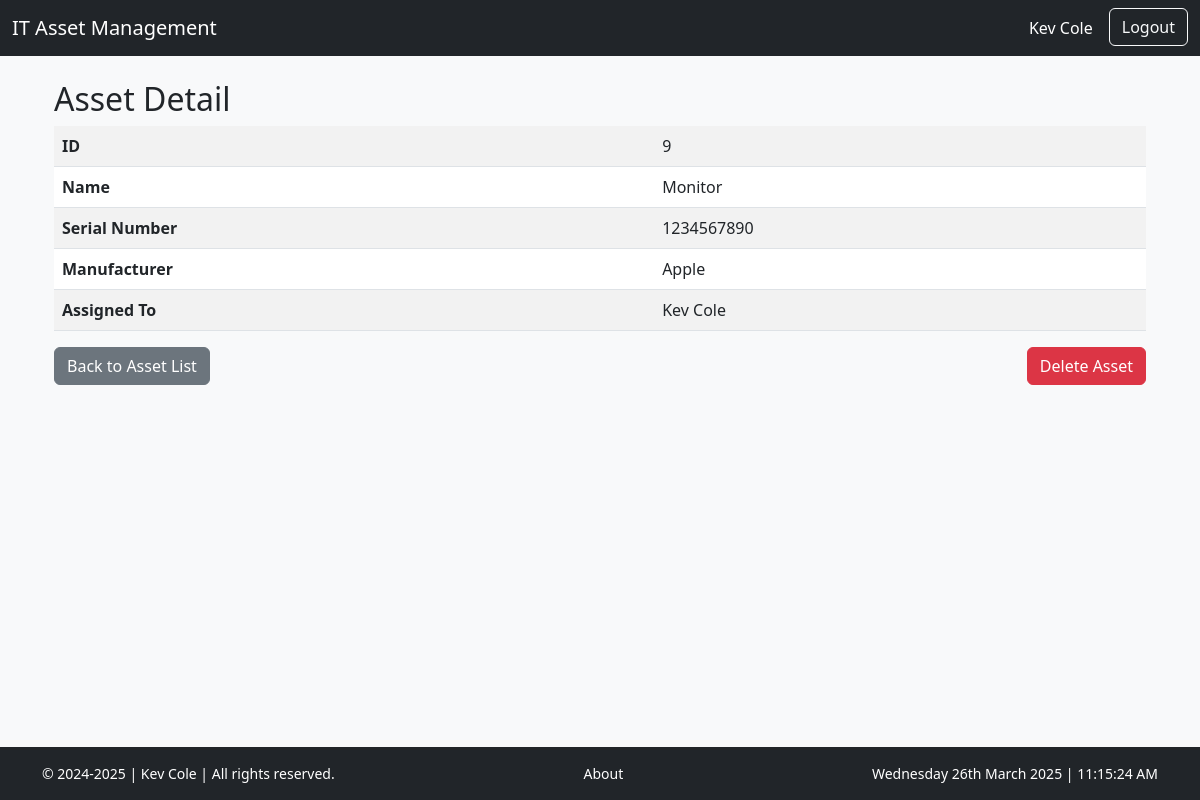
The app's page /assets/9/ (signed in) with its own data.
### it_asset/models.py (models this page shows, shortened)
class ITAsset(models.Model):
    name = models.CharField(max_length=100)
    serial_number = models.CharField(max_length=100)
    manufacturer = models.ForeignKey(Manufacturer, on_delete=models.CASCADE)
    assigned_to = models.ForeignKey(Employee, on_delete=models.CASCADE, blank=True, null=True)

class Manufacturer(models.Model):
    name = models.CharField(max_length=100)

class Employee(models.Model):
    user = models.OneToOneField(User, on_delete=models.CASCADE)
    phone_number = models.CharField(max_length=15, default='N/A')
    address = models.CharField(max_length=255, default='N/A')
    def get_full_name(self):
        return f"{self.user.first_name} {self.user.last_name}"

### it_asset/views.py (the view)
# urls.py: path('<int:id>/', views.asset_detail, name='asset_detail'),
@login_required
def asset_detail(request, id):
    asset = get_object_or_404(ITAsset, id=id)
    return render(request, 'assets/asset_detail.html', {'asset': asset})

### it_asset/templates/assets/asset_detail.html (shortened to what this page needs)
{% extends "base.html" %}
{% block content %}
<div class="container mt-4">
    <h2>Asset Detail</h2>
    <table class="table table-striped table-hover">
        <tr>
            <th>ID</th>
            <td>{{ asset.id }}</td>
        </tr>
        <tr>
            <th>Name</th>
            <td>{{ asset.name }}</td>
        </tr>
        <tr>
            <th>Serial Number</th>
            <td>{{ asset.serial_number }}</td>
        </tr>
        <tr>
            <th>Manufacturer</th>
            <td>{{ asset.manufacturer.name }}</td>
        </tr>
        <tr>
            <th>Assigned To</th>
            <td>{{ asset.assigned_to.get_full_name }}</td>
        </tr>
    </table>
    <div class="d-flex justify-content-between">
        <a href="{% url 'asset_list' %}" class="btn btn-secondary">Back to Asset List</a>
        <button class="btn btn-danger" data-bs-toggle="modal" data-bs-target="#deleteAssetModal">Delete Asset</button>
    </div>
</div>
{% endblock %}

### it_asset/templates/base.html (shortened to what this page needs)
<!DOCTYPE html>
<html lang="en">
<head>
    <link href="https://cdn.jsdelivr.net/npm/bootstrap@5.3.0-alpha1/dist/css/bootstrap.min.css" rel="stylesheet">
</head>
<body>
    <nav class="navbar navbar-expand-lg navbar-dark bg-dark">
        <div class="container-fluid">
            <a class="navbar-brand" href="/">IT Asset Management</a>
            <div class="collapse navbar-collapse" id="navbarNav">
                <ul class="navbar-nav ms-auto">
                    {% if user.is_authenticated %}
                        <li class="nav-item">
                            <a class="nav-link text-white me-2" href="{% url 'user_profile' %}">
                                {{ user.get_full_name|default:user.username }}
                            </a>
                        </li>
                        <li class="nav-item">
                            <a class="btn btn-outline-light" href="{% url 'logout' %}">Logout</a>
                        </li>
                    {% else %}
                        <li class="nav-item">
                            <a class="btn btn-outline-light" href="{% url 'login' %}">Login</a>
                        </li>
                    {% endif %}
                </ul>
            </div>
        </div>
    </nav>
    <div class="container">
        {% block content %}{% endblock %}
    </div>
    <footer class="bg-dark text-white text-center py-3 fixed-bottom">
        <div class="container d-flex justify-content-between small">
            <span>&copy; 2024-2025 | Kev Cole | All rights reserved.</span>
            <span>
                <a href="{% url 'about' %}" class="text-white text-decoration-none">About</a>
            </span>
            <span id="liveDateTime"></span>
        </div>
    </footer>
</body>
</html>

### it_asset/templates/base.html (style rules this page uses)
body { background-color: #f8f9fa; }
.navbar { margin-bottom: 20px; }

### records on screen
ITAsset: id "9", name "Monitor", serial_number "1234567890", manufacturer.name "Apple", assigned_to.get_full_name "Kev Cole"

### other values on screen
{{ user.get_full_name|default:user.username }} "Kev Cole"
